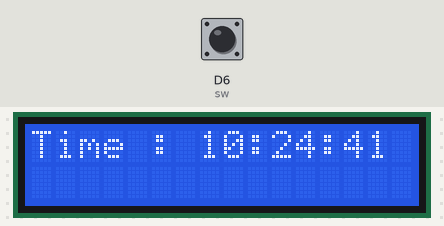
The sketch below on a simulated ESP8266 (NodeMCU). Shown: 16×2 character LCD. The test bench sets the inputs (shaded band); at power-on: D6 (sw) LOW. WiFi joins after 1.5 s; servers stay silent unless stated; network time is answered at once with the bench clock; the local clock reads 2024-03-15 10:24:30 at power-on unless the sketch sets it; what the sketch prints to the serial monitor is not drawn.

Above: at 11.2 s.
At 20.2 s:
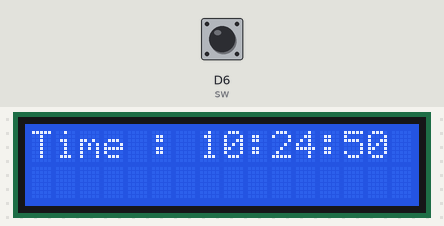
At 25.2 s:
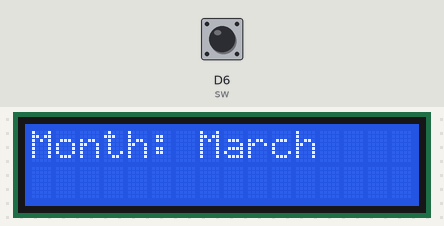
At 29.3 s:
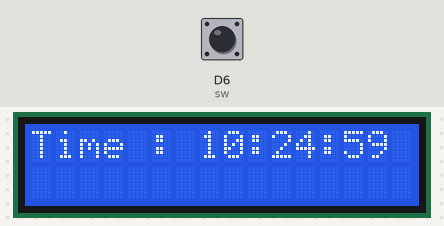
At 35.3 s:
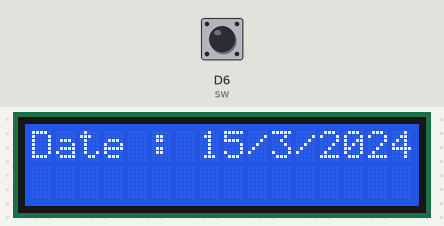
At 38.3 s:
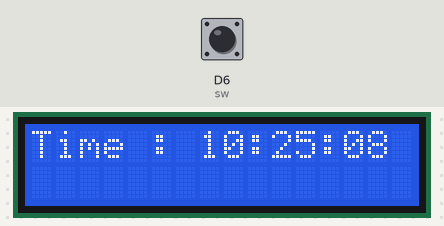

Measured:
- what the display in image 0 shows lasts 5.0 s, from 11.1 s to 16.1 s
- what the display in image 2 shows lasts 1.0 s, from 25.2 s to 26.2 s

The sketch:

Smart_Bottle.ino
```cpp
#include <LiquidCrystal_I2C.h>
#include <Wire.h>
#include <EEPROM.h>
#include <ESP8266WiFi.h>
#include <NTPClient.h>
#include <WiFiUdp.h>

char *ssid="Sanjeev";
char *pwd="dumbeldore";


LiquidCrystal_I2C lcd(0x27,16,2);
WiFiUDP ntpUDP;
NTPClient timeClient(ntpUDP,"pool.ntp.org");

int sw = D6;
int i=0;

String weekDays[7]={"Sunday","Monday", "Tuesday", "Wednesday", "Thursday", "Friday", "Saturday"};                                            //Days of the week
String months[12]={"January", "February", "March", "April", "May", "June", "July", "August", "September", "October", "November", "December"}; // Months of the year
String currentTime;

void calcDateTime(){                                       //Calculating Date and Time from NTP Server
  timeClient.update();

  unsigned long epochTime = timeClient.getEpochTime();

  currentTime = timeClient.getFormattedTime();
  Serial.println("\nCurrent time is : ");
  Serial.print(currentTime);
  lcd.print("Time : ");
  lcd.print(currentTime);
  delay(5000);
  lcd.clear();

  String weekDay = weekDays[timeClient.getDay()];
  Serial.println("\nDay :   ");
  Serial.print(weekDay);

  struct tm *ptm = gmtime ((time_t *)&epochTime);

  int monthDay = ptm->tm_mday;
  int currentMonth = ptm->tm_mon+1;
  String currentMonthName = months[currentMonth-1];
  int currentYear = ptm->tm_year+1900;
  Serial.println("\nMonth:   ");
  Serial.print(currentMonthName);
  lcd.print("Month: ");
  lcd.print(currentMonthName);
  delay(1000);
  lcd.clear();

  String currentDate = String(monthDay) + "/" + String(currentMonth) + "/" + String(currentYear);
  Serial.println("\nDate:   ");
  Serial.print(currentDate);
  lcd.print("Date : ");
  lcd.print(currentDate);
  delay(1000);
  lcd.clear();


  Serial.println("\n\n");
  delay(2000);
 }


void setup() {
  Serial.begin(9600);
  Serial.print("Connecting to WiFi : ");
  Serial.print(ssid);
  WiFi.begin(ssid,pwd);
  while(WiFi.status()!=WL_CONNECTED){
    delay(500);
    Serial.println("Connecting to WiFi ");
    delay(500);
    Serial.print(".");
    delay(500);
    Serial.print(".");
    delay(500);
    Serial.print(".");
  }

  timeClient.begin();
  timeClient.setTimeOffset(19800);
  calcDateTime();

  String eepromTime=currentTime;
  EEPROM.put(i,eepromTime);
  Serial.println("Current time is : ");
  Serial.print(eepromTime);

  Wire.begin();
  lcd.begin();
  lcd.backlight();

  pinMode(sw,INPUT);
}

void loop() {
  int val = digitalRead(sw);
  calcDateTime();
  if (val==HIGH){
     String serverTime=EEPROM.put(i,currentTime);
      //send this value of servertime to server
     Serial.println("Updated time is : ");
     Serial.print(serverTime);
     lcd.print("Updated time :  ");
     lcd.print(serverTime);
     delay(1000);
     lcd.clear();
  }

}
```
